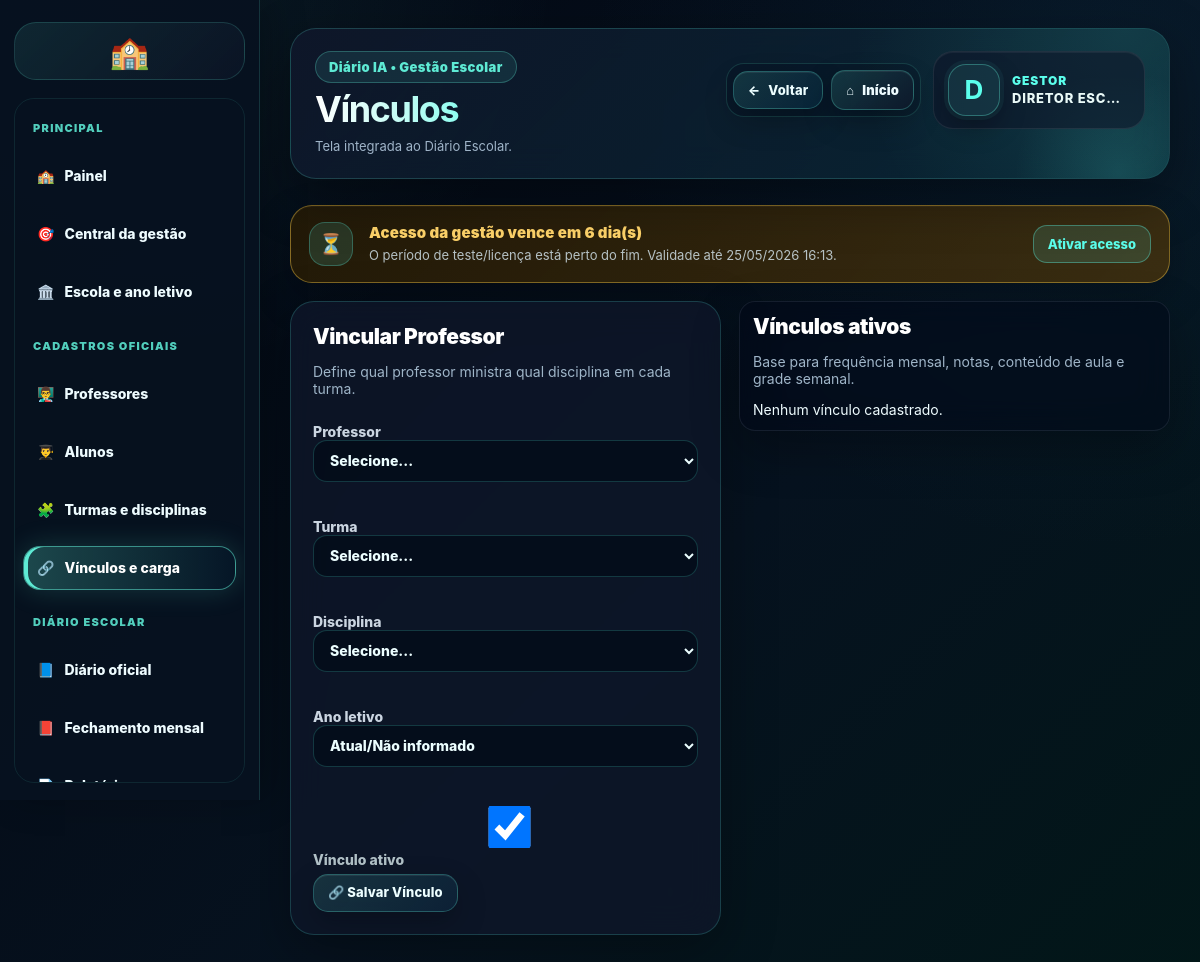
The page /gestao/vinculos/ (signed in) on the database its author committed.
### apps/usuarios/models.py (models this page shows, shortened)
class Usuario(AbstractUser):
    class TipoUsuario(models.TextChoices):
        ADMIN = 'ADMIN', 'Administrador'
        PROF = 'PROF', 'Professor'
        COORD = 'COORD', 'Coordenador'
        SEC = 'SEC', 'Secretaria'
    tipo = models.CharField(
        max_length=10,
        choices=TipoUsuario.choices,
        default=TipoUsuario.PROF
    )
    foto = models.ImageField(
        upload_to="professores/",
        null=True,
        blank=True
    )
    gestao_teste_inicio = models.DateTimeField(
        null=True,
        blank=True,
        verbose_name="Início do teste da gestão",
    )
    gestao_acesso_expira_em = models.DateTimeField(
        null=True,
        blank=True,
        verbose_name="Acesso da gestão expira em",
    )
    gestao_acesso_bloqueado = models.BooleanField(
        default=False,
        verbose_name="Acesso da gestão bloqueado",
    )
    gestao_serial_ultimo = models.CharField(
        max_length=255,
        blank=True,
        default="",
        verbose_name="Último serial aplicado",
    )

### apps/core/views_gestao.py (the view, shortened to what this page needs)
@login_required
def gestao_vinculos(request):
    if not usuario_gestor(request.user):
        return render(request, "core/acesso_negado.html")
    Usuario = get_user_model()
    context = {
        "professores": Usuario.objects.filter(tipo="PROF").order_by("first_name", "username"),
        "turmas": Turma.objects.all(),
        "disciplinas": Disciplina.objects.all(),
        "anos": AnoLetivo.objects.all(),
        "vinculos": ProfessorTurmaDisciplina.objects.select_related(
            "professor", "turma", "disciplina", "ano_letivo"
        ).order_by("turma__nome", "disciplina__nome"),
        "hoje": date.today(),
    }
    return render(request, "gestao/vinculos.html", context)

### apps/core/context_processors.py (called while the page is built, shortened)
def escola_institucional(request):
    dados = {
        "escola_login": None,
        "escola_login_estado": "ESTADO DO MARANHÃO",
        "escola_login_secretaria": "SECRETARIA DE ESTADO DA EDUCAÇÃO",
        "escola_login_nome_titulo": "Instituição escolar",
        "escola_login_nome_info": "Configurar no painel da gestão",
        "escola_login_aldeia": "Configurar no painel da gestão",
        "escola_login_terra": "Configurar no painel da gestão",
        "escola_login_texto": "Ambiente oficial de acesso da instituição escolar.",
        "gestor_login_nome": "Direção escolar",
        "gestor_login_cargo": "Gestão responsável",
    }
    try:
        from apps.academico.models import Escola
        escola = Escola.objects.filter(ativa=True).first() or Escola.objects.first()
        dados["escola_login"] = escola
    except Exception:
        pass
    return dados

### apps/core/licenca_gestao.py (called while the page is built)
def dias_teste_gestao():
    return max(int(getattr(settings, "GESTAO_TRIAL_DIAS", 7)), 1)

def usuario_eh_gestao(user):
    return getattr(user, "is_authenticated", False) and getattr(user, "tipo", "") in PERFIS_GESTAO

def garantir_periodo_teste(user):
    if not usuario_eh_gestao(user):
        return user
    if getattr(user, "gestao_acesso_expira_em", None):
        return user
    agora = timezone.now()
    inicio = getattr(user, "date_joined", None) or agora
    if timezone.is_naive(inicio):
        inicio = timezone.make_aware(inicio, timezone.get_current_timezone())
    user.gestao_teste_inicio = getattr(user, "gestao_teste_inicio", None) or inicio
    user.gestao_acesso_expira_em = inicio + timedelta(days=dias_teste_gestao())
    user.gestao_acesso_bloqueado = False
    user.save(update_fields=["gestao_teste_inicio", "gestao_acesso_expira_em", "gestao_acesso_bloqueado"])
    return user

def acesso_gestao_expirado(user):
    if not usuario_eh_gestao(user):
        return False
    garantir_periodo_teste(user)
    if getattr(user, "gestao_acesso_bloqueado", False):
        return True
    expira = getattr(user, "gestao_acesso_expira_em", None)
    if not expira:
        return False
    return timezone.now() > expira

### apps/core/templatetags/tratamento_usuario_tags.py (called while the page is built)
def _clean(value):
    return str(value or "").strip()

def _primeiro_nome(user):
    nome = _nome_usuario(user)
    return _clean(nome.split()[0]).lower()

@register.filter
def nome_exibicao(user):
    return _nome_usuario(user)

@register.filter
def tratamento_gestao(user):
    return "Gestora" if _provavel_feminino(user) else "Gestor"

### templates/gestao/vinculos.html (shortened to what this page needs)
{% extends "gestao/base_premium_gestao.html" %}
{% load static %}
{% block titulo %}Vínculos{% endblock %}
{% block subtitulo %}Tela integrada ao Diário Escolar.{% endblock %}
{% block conteudo %}
<div class="premium-only-page visual-1161-1220" data-template="gestao/vinculos.html">
<section class="gestao-page-grid">
    <form method="POST" class="gestao-form-card"><h2>Vincular Professor</h2><p>Define qual professor ministra qual disciplina em cada turma.</p><div class="gestao-form-grid"><label class="gestao-field"><span>Professor</span><select name="professor" required><option value="">Selecione...</option></select></label><label class="gestao-field"><span>Turma</span><select name="turma" required><option value="">Selecione...</option></select></label><label class="gestao-field"><span>Disciplina</span><select name="disciplina" required><option value="">Selecione...</option></select></label><label class="gestao-field"><span>Ano letivo</span><select name="ano_letivo"><option value="">Atual/Não informado</option></select></label><label class="gestao-check"><input type="checkbox" name="ativo" checked> Vínculo ativo</label></div><div class="gestao-actions"><button class="btn-primary" type="submit">🔗 Salvar Vínculo</button></div></form>
    <section class="gestao-list-card"><h2>Vínculos ativos</h2><p>Base para frequência mensal, notas, conteúdo de aula e grade semanal.</p>{% if vinculos %}<table class="gestao-table"><thead><tr><th>Professor</th><th>Turma</th><th>Disciplina</th><th>Ano</th></tr></thead><tbody>{% for vinculo in vinculos %}<tr><td>{{ vinculo.professor.get_full_name|default:'Não informado' }}</td><td>{{ vinculo.turma.nome }}</td><td><span class="gestao-pill">{{ vinculo.disciplina.nome }}</span></td><td>{% if vinculo.ano_letivo %}{{ vinculo.ano_letivo.ano }}{% else %}—{% endif %}</td></tr>{% endfor %}</tbody></table>{% else %}<div class="gestao-empty">Nenhum vínculo cadastrado.</div>{% endif %}</section>
</section>
</div>
{% endblock %}

### templates/gestao/base_premium_gestao.html (shortened to what this page needs)
{% load static tratamento_usuario_tags %}
<!doctype html>
<html lang="pt-br">
<head>
    <link rel="stylesheet" href="{% static 'css/premium_base_final.css' %}">
    <link rel="stylesheet" href="{% static 'css/premium_responsive_final.css' %}">
    <link rel="stylesheet" href="{% static 'css/premium_print_final.css' %}">
</head>
<body>
<div class="layout ia-clean-shell gestao-shell">
    {% include 'partials/gestao_sidebar.html' %}
    <main class="content gestao-content">
        <header class="gestao-base-header no-print">
            <div>
                <span class="gestao-base-badge">Diário IA • Gestão Escolar</span>
                <h1 class="gestao-base-title">{% block titulo %}{% endblock %}</h1>
                <p class="gestao-base-sub">{% block subtitulo %}Administração escolar{% endblock %}</p>
            </div>
            <div class="gestao-base-actions">
                {% include 'partials/gestao_page_actions.html' %}
                <a class="hero-mini-card gestao-mini-user profile-mini-link profile-mini-with-name" href="{% url 'gestao_configuracoes' %}" title="Imagem e perfil da gestão">
                    {% if request.user and request.user.is_authenticated and request.user.foto %}
                        <img class="profile-mini-photo" src="{{ request.user.foto.url }}" alt="Imagem da gestão">
                    {% else %}
                        <strong class="profile-mini-initial">{% if request.user and request.user.is_authenticated %}{{ request.user|nome_exibicao|default:'G'|slice:':1' }}{% else %}G{% endif %}</strong>
                    {% endif %}
                    <span class="profile-mini-text">
                        <b class="profile-mini-role">{% if request.user and request.user.is_authenticated %}{{ request.user|tratamento_gestao }}{% else %}Gestor(a){% endif %}</b>
                        <small class="profile-mini-name">{% if request.user and request.user.is_authenticated %}{{ request.user|nome_exibicao }}{% else %}Acesso da gestão{% endif %}</small>
                    </span>
                </a>
            </div>
        </header>
        {% include 'partials/aviso_licenca_gestao.html' %}
        {% block conteudo %}{% endblock %}
    </main>
</div>
</body>
</html>

### templates/partials/aviso_licenca_gestao.html (shortened to what this page needs)
{% load licenca_tags %}
{% licenca_gestao_status as licenca_gestao %}
{% if licenca_gestao.mostrar %}
  <section class="gestao-license-banner gestao-license-banner-{{ licenca_gestao.status }} no-print">
    <div class="gestao-license-icon">{% if licenca_gestao.expirado %}🔒{% elif licenca_gestao.status == 'ok' %}✅{% else %}⏳{% endif %}</div>
    <div class="gestao-license-text">
      <strong>{{ licenca_gestao.titulo }}</strong>
      <span>{{ licenca_gestao.texto }} Validade até {{ licenca_gestao.expira|date:"d/m/Y H:i" }}.</span>
    </div>
    {% if licenca_gestao.expirado or licenca_gestao.status != 'ok' %}
      <a class="gestao-license-action" href="{% url 'ativar_acesso_gestao' %}">Ativar acesso</a>
    {% endif %}
  </section>
{% endif %}

### templates/partials/aviso_licenca_gestao.html (style rules this page uses)
.gestao-license-banner { display:flex; align-items:center; justify-content:space-between; gap:16px; margin:0 0 18px; padding:16px 18px; border:1px solid rgba(95,255,238,.28); border-radius:22px; background:linear-gradient(135deg, rgba(8,20,38,.92), rgba(15,68,73,.72)); box-shadow:0 16px 40px rgba(0,0,0,.22), inset 0 1px 0 rgba(255,255,255,.04); color:#eaffff; }
.gestao-license-icon { width:44px; height:44px; border-radius:16px; display:grid; place-items:center; background:rgba(95,255,238,.12); border:1px solid rgba(95,255,238,.25); font-size:20px; flex:0 0 auto; }
.gestao-license-text { display:flex; flex-direction:column; gap:4px; min-width:0; flex:1; }
.gestao-license-text strong { font-size:15px; font-weight:900; color:#6dfff0; letter-spacing:.01em; }
.gestao-license-text span { font-size:13px; line-height:1.45; color:rgba(226,245,255,.76); }
.gestao-license-action { text-decoration:none; white-space:nowrap; padding:10px 14px; border-radius:14px; border:1px solid rgba(95,255,238,.35); background:rgba(95,255,238,.12); color:#6dfff0; font-size:13px; font-weight:900; }
.gestao-license-banner-atencao { border-color:rgba(255,207,73,.42); background:linear-gradient(135deg, rgba(37,27,7,.92), rgba(76,53,11,.74)); }
.gestao-license-banner-atencao .gestao-license-text strong, .gestao-license-banner-atencao .gestao-license-action { color:#ffd46a; }

### rows shown on the page
Usuario: user|nome_exibicao "D", user|tratamento_gestao "GESTOR", user|nome_exibicao "DIRETOR ESC…", expira "25/05/2026 16:13"

### other values the page prints
{{ licenca_gestao.titulo }} "Acesso da gestão vence em 6 dia(s)"
{{ licenca_gestao.texto }} "O período de teste/licença está perto do fim."
